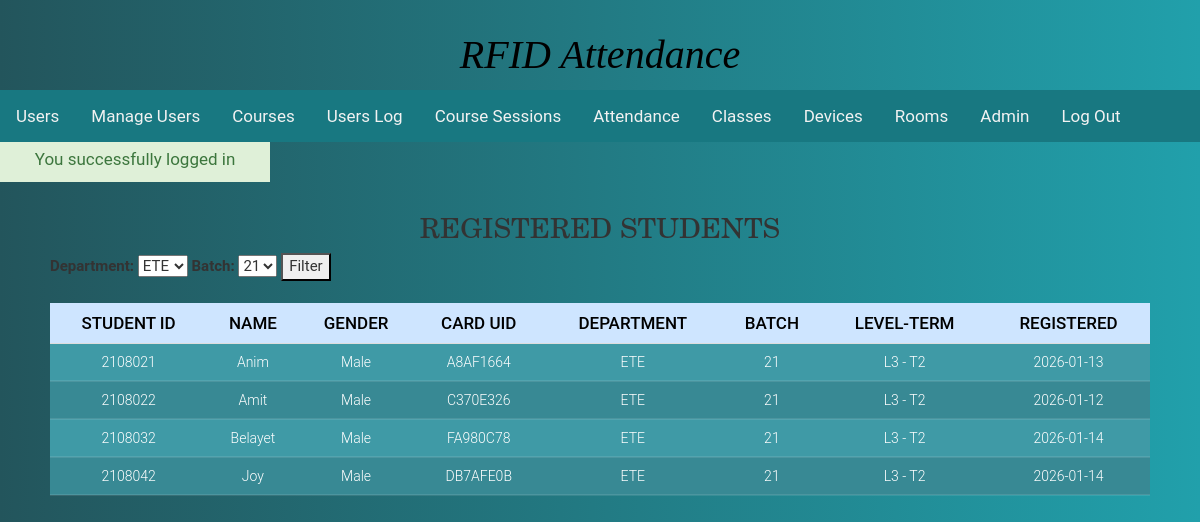
Screenshot of /index.php?login=success (signed in) with the database file from the repository.
### tables this page shows
CREATE TABLE `students` (
  `student_id` int(11) NOT NULL,
  `legacy_user_id` int(11) DEFAULT NULL,
  `name` varchar(100) NOT NULL,
  `roll_no` varchar(50) DEFAULT NULL,
  `gender` varchar(10) DEFAULT NULL,
  `department_id` int(11) NOT NULL,
  `batch` varchar(20) NOT NULL,
  `level` int(11) NOT NULL,
  `term` int(11) NOT NULL,
  `status` enum('active','inactive') DEFAULT 'active',
  `created_at` date NOT NULL DEFAULT curdate()
);

CREATE TABLE `rfid_cards` (
  `card_uid` varchar(50) NOT NULL,
  `student_id` int(11) DEFAULT NULL,
  `status` enum('active','blocked','lost') DEFAULT 'active'
);

CREATE TABLE `departments` (
  `department_id` int(11) NOT NULL,
  `department_name` varchar(100) NOT NULL
);

### index.php (the view, shortened to what this page needs)
<?php
require 'connectDB.php';
?>
<!DOCTYPE html>
<html>
<head>
  <link rel="stylesheet" type="text/css" href="css/Users.css">
</head>
<body>
  <?php include 'header.php'; ?>
  <main>
    <section>
      <h1 class="slideInDown animated">Registered Students</h1>
      <div class="form-style-5" style="margin-bottom:20px;">
        <form method="GET">
          <label><b>Department:</b></label>
          <select name="department_id">
            <?php
            $selected_dept = $_GET['department_id'] ?? null;
            $deptRes = mysqli_query($conn, "SELECT * FROM departments ORDER BY department_name");
            while ($d = mysqli_fetch_assoc($deptRes)) {
              $selected = '';
              if ($selected_dept == $d['department_id']) {
                $selected = 'selected';
              } elseif (!$selected_dept && $d['department_name'] === 'ETE') {
                $selected = 'selected';
                $selected_dept = $d['department_id'];
              }
              echo "<option value='{$d['department_id']}' $selected>
                    {$d['department_name']}
                  </option>";
            }
            ?>
          </select>
          <label><b>Batch:</b></label>
          <select name="batch">
            <?php
            $selected_batch = $_GET['batch'] ?? 21;
            for ($i = 12; $i <= 30; $i++) {
              $sel = ($i == $selected_batch) ? 'selected' : '';
              echo "<option value='$i' $sel>$i</option>";
            }
            ?>
          </select>
          <button type="submit">Filter</button>
        </form>
      </div>
      <div class="table-responsive slideInRight animated" style="max-height: 400px;">
        <table class="table">
          <thead class="table-primary">
            <tr>
              <th>Student ID</th>
              <th>Name</th>
              <th>Gender</th>
              <th>Card UID</th>
              <th>Department</th>
              <th>Batch</th>
              <th>Level-Term</th>
              <th>Registered</th>
            </tr>
          </thead>
          <tbody class="table-secondary">
            <?php
            $sql = "
                    SELECT
                        s.student_id,
                        s.name,
                        s.roll_no,
                        s.gender,
                        s.created_at,
                        s.batch,
                        s.level,
                        s.term,
                        r.card_uid,
                        d.department_name,
                        s.department_id
                    FROM students s
                    JOIN departments d ON d.department_id = s.department_id
                    LEFT JOIN rfid_cards r ON r.student_id = s.student_id
                    WHERE s.department_id = ?
                      AND s.batch = ?
                    ORDER BY s.roll_no ASC
                ";
            $stmt = $conn->prepare($sql);
            $stmt->bind_param("ii", $selected_dept, $selected_batch);
            $stmt->execute();
            $res = $stmt->get_result();
            if ($res->num_rows > 0) {
              while ($row = $res->fetch_assoc()) {
            ?>
                <tr class="student-row"
                  data-id="<?php echo $row['student_id']; ?>"
                  data-roll="<?php echo $row['roll_no']; ?>"
                  data-name="<?php echo htmlspecialchars($row['name']); ?>"
                  data-gender="<?php echo $row['gender']; ?>"
                  data-card="<?php echo $row['card_uid']; ?>"
                  data-department="<?php echo $row['department_name']; ?>"
                  data-deptid="<?php echo $row['department_id']; ?>"
                  data-batch="<?php echo $row['batch']; ?>"
                  data-level="<?php echo $row['level']; ?>"
                  data-term="<?php echo $row['term']; ?>"
                  data-date="<?php echo $row['created_at']; ?>">
                  <td><?php echo $row['roll_no']; ?></td>
                  <td><?php echo htmlspecialchars($row['name']); ?></td>
                  <td><?php echo $row['gender']; ?></td>
                  <td><?php echo $row['card_uid'] ?? '—'; ?></td>
                  <td><?php echo $row['department_name']; ?></td>
                  <td><?php echo $row['batch']; ?></td>
                  <td><?php echo "L{$row['level']} - T{$row['term']}"; ?></td>
                  <td><?php echo $row['created_at']; ?></td>
                </tr>
            <?php
              }
            } else {
              echo "<tr><td colspan='8'>No students found</td></tr>";
            }
            ?>
          </tbody>
        </table>
      </div>
    </section>
  </main>
</body>
</html>

### header.php (shortened to what this page needs)
<head>
	<link rel="stylesheet" href="https://cdnjs.cloudflare.com/ajax/libs/font-awesome/4.7.0/css/font-awesome.min.css">
	<link rel='stylesheet' type='text/css' href="css/bootstrap.css" />
	<link rel="stylesheet" href="https://maxcdn.bootstrapcdn.com/bootstrap/3.4.0/css/bootstrap.min.css">
	<link rel="stylesheet" type="text/css" href="css/header.css" />
</head>
<header>
	<div class="header">
		<div class="logo">
			<a href="index.php">RFID Attendance</a>
		</div>
	</div>
	<div class="topnav" id="myTopnav">
		<a href="index.php">Users</a>
		<a href="ManageUsers.php">Manage Users</a>
		<a href="ManageCourses.php">Courses</a>
		<a href="userlog.php">Users Log</a>
		<a href="course_sessions.php">Course Sessions</a>
		<a href="attendance_summary.php">Attendance</a>
		<a href="classes.php">Classes</a>
		<a href="devices.php">Devices</a>
		<a href="rooms.php">Rooms</a>
		<?php
		if (isset($_SESSION['Admin-name'])) {
			echo '<a href="#" data-toggle="modal" data-target="#admin-account">' . $_SESSION['Admin-name'] . '</a>';
			echo '<a href="logout.php">Log Out</a>';
		} else {
			echo '<a href="login.php">Log In</a>';
		}
		?>
	</div>
	<div class="up_info2 alert-success"></div>
</header>

### css/Users.css (style rules this page uses)
h1 { font-size: 28px !important; color: #000; text-transform: uppercase; font-weight: 300; font-family: New Century Schoolbook, TeX Gyre Schola, serif !important; text-align: center; margin-bottom: 15px; }
th { padding: 15px; text-align: center !important; font-weight: 500; font-size: 17px; color: #000; text-transform: uppercase; border: none !important; background-color: rgba(255,255,255,0.3) !important; }
td { padding: 15px; text-align: center; font-weight: 300; font-size: 14px; color: #fff; border-bottom: solid 2px rgba(255,255,255,0.1); }
section { margin: 50px; }
section { overflow-x:hidden; }
.slideInRight { animation-name: slideInRight; }
.slideInDown { animation-name: slideInDown; }
.animated { animation-duration: 1s; animation-fill-mode: both; }

### css/header.css (style rules this page uses)
* { text-decoration: none; box-sizing: border-box; }
body { background: -webkit-linear-gradient(left, #0e251f, #21a0ab); background: linear-gradient(to right, #23555c, #21a0ab); font-family: 'Roboto', sans-serif; margin: 0; font-size: 15px; }
header, main { width: 100%; display: block; margin: 0 auto; }
.header { padding: 5px; width: 100%; height: 90px; }
.logo a { text-decoration: none; font-family: Luminari, fantasy; font-size: 40px; color: #000000; font-style: italic; text-align: center; vertical-align: middle; line-height: 100px; display: block; }
.topnav { overflow: hidden; background-color: #187881; }
.topnav a { float: left; display: block; color: #f2f2f2; text-align: center; padding: 14px 16px; text-decoration: none !important; font-size: 17px; }
tbody tr:nth-child(even) { background-color: #388994; }
tbody tr:nth-child(odd) { background-color: #3f9aa6; }
.up_info1, .up_info2 { display: none; width: 270px; height: 40px; font-size: 17px; font-family: "Roboto", sans-serif; padding: 5px; margin-right: 20px; text-align: center; position: absolute; }

### rows the page displays
students: roll_no "2108021", name "Anim", gender "Male", rfid_cards.card_uid "A8AF1664", department.department_name "ETE", batch "21", level "3", term "2", created_at "2026-01-13"
students: roll_no "2108022", name "Amit", gender "Male", rfid_cards.card_uid "C370E326", department.department_name "ETE", batch "21", level "3", term "2", created_at "2026-01-12"
students: roll_no "2108032", name "Belayet", gender "Male", rfid_cards.card_uid "FA980C78", department.department_name "ETE", batch "21", level "3", term "2", created_at "2026-01-14"
students: roll_no "2108042", name "Joy", gender "Male", rfid_cards.card_uid "DB7AFE0B", department.department_name "ETE", batch "21", level "3", term "2", created_at "2026-01-14"

### other values shown
$_SESSION['Admin-name'] "Admin"
form field department_id "ETE"
form field batch "21"
